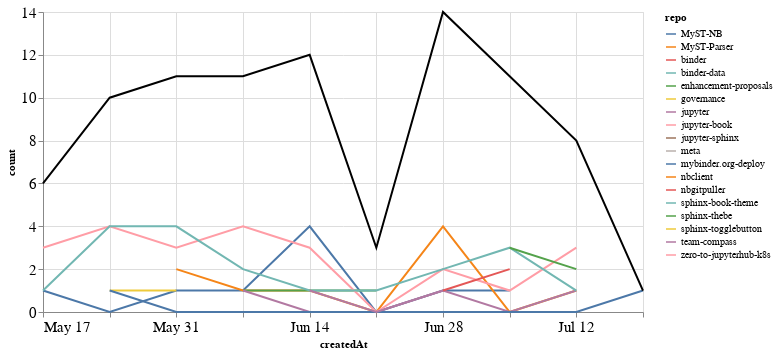

The cell this chart's notebook holds for it:
### Markdown cell above
## PRs

### Code cell
prs_time = prs.groupby('repo').resample('W', on='createdAt').count()['author'].reset_index()
prs_time = prs_time.rename(columns={'author': 'count'})
prs_time_total = prs_time.groupby('createdAt').agg({"count": "sum"}).reset_index()

ch1 = alt.Chart(prs_time, width=600).mark_line().encode(
    x='createdAt',
    y='count',
    color='repo',
    tooltip="repo"
)

ch2 = alt.Chart(prs_time_total, width=600).mark_line(color="black").encode(
    x='createdAt',
    y='count',
)

ch1 + ch2

### Figure 1 — Vega-Lite specification as saved in the notebook (floating-point values rounded to 4 significant figures)
{"config": {"axisLeft": {"labelFontSize": 15}, "axisBottom": {"labelFontSize": 15}}, "layer": [{"data": {"name": "data-07f3af2a19cccb8deb3548e4f0d6a0e7"}, "mark": "line", "encoding": {"color": {"type": "nominal", "field": "repo"}, "tooltip": {"type": "nominal", "field": "repo"}, "x": {"type": "temporal", "field": "createdAt"}, "y": {"type": "quantitative", "field": "count"}}, "width": 600}, {"data": {"name": "data-0b6a0bd8b22ff403ddab245b1a851b51"}, "mark": {"type": "line", "color": "black"}, "encoding": {"x": {"type": "temporal", "field": "createdAt"}, "y": {"type": "quantitative", "field": "count"}}, "width": 600}], "$schema": "https://vega.github.io/schema/vega-lite/v4.8.1.json", "datasets": {"data-07f3af2a19cccb8deb3548e4f0d6a0e7": [{"repo": "MyST-NB", "createdAt": "2020-05-17T00:00:00", "count": 1}, {"repo": "MyST-NB", "createdAt": "2020-05-24T00:00:00", "count": 0}, {"repo": "MyST-NB", "createdAt": "2020-05-31T00:00:00", "count": 1}, {"repo": "MyST-NB", "createdAt": "2020-06-07T00:00:00", "count": 1}, {"repo": "MyST-NB", "createdAt": "2020-06-14T00:00:00", "count": 4}, {"repo": "MyST-NB", "createdAt": "2020-06-21T00:00:00", "count": 0}, {"repo": "MyST-NB", "createdAt": "2020-06-28T00:00:00", "count": 1}, {"repo": "MyST-NB", "createdAt": "2020-07-05T00:00:00", "count": 1}, {"repo": "MyST-Parser", "createdAt": "2020-05-31T00:00:00", "count": 2}, {"repo": "MyST-Parser", "createdAt": "2020-06-07T00:00:00", "count": 1}, {"repo": "MyST-Parser", "createdAt": "2020-06-14T00:00:00", "count": 1}, {"repo": "MyST-Parser", "createdAt": "2020-06-21T00:00:00", "count": 0}, {"repo": "MyST-Parser", "createdAt": "2020-06-28T00:00:00", "count": 4}, {"repo": "MyST-Parser", "createdAt": "2020-07-05T00:00:00", "count": 0}, {"repo": "MyST-Parser", "createdAt": "2020-07-12T00:00:00", "count": 1}, {"repo": "binder", "createdAt": "2020-06-28T00:00:00", "count": 1}, {"repo": "binder-data", "createdAt": "2020-06-21T00:00:00", "count": 1}, {"repo": "enhancement-proposals", "createdAt": "2020-06-07T00:00:00", "count": 1}, {"repo": "enhancement-proposals", "createdAt": "2020-06-14T00:00:00", "count": 1}, {"repo": "enhancement-proposals", "createdAt": "2020-06-21T00:00:00", "count": 1}, {"repo": "governance", "createdAt": "2020-05-24T00:00:00", "count": 1}, {"repo": "governance", "createdAt": "2020-05-31T00:00:00", "count": 1}, {"repo": "jupyter", "createdAt": "2020-06-07T00:00:00", "count": 1}, {"repo": "jupyter", "createdAt": "2020-06-14T00:00:00", "count": 0}, {"repo": "jupyter", "createdAt": "2020-06-21T00:00:00", "count": 0}, {"repo": "jupyter", "createdAt": "2020-06-28T00:00:00", "count": 1}, {"repo": "jupyter", "createdAt": "2020-07-05T00:00:00", "count": 0}, {"repo": "jupyter", "createdAt": "2020-07-12T00:00:00", "count": 1}, {"repo": "jupyter-book", "createdAt": "2020-05-17T00:00:00", "count": 3}, {"repo": "jupyter-book", "createdAt": "2020-05-24T00:00:00", "count": 4}, {"repo": "jupyter-book", "createdAt": "2020-05-31T00:00:00", "count": 3}, {"repo": "jupyter-book", "createdAt": "2020-06-07T00:00:00", "count": 4}, {"repo": "jupyter-book", "createdAt": "2020-06-14T00:00:00", "count": 3}, {"repo": "jupyter-book", "createdAt": "2020-06-21T00:00:00", "count": 0}, {"repo": "jupyter-book", "createdAt": "2020-06-28T00:00:00", "count": 2}, {"repo": "jupyter-book", "createdAt": "2020-07-05T00:00:00", "count": 1}, {"repo": "jupyter-book", "createdAt": "2020-07-12T00:00:00", "count": 3}, {"repo": "jupyter-sphinx", "createdAt": "2020-06-28T00:00:00", "count": 1}, {"repo": "meta", "createdAt": "2020-06-07T00:00:00", "count": 1}, {"repo": "mybinder.org-deploy", "createdAt": "2020-05-24T00:00:00", "count": 1}, {"repo": "mybinder.org-deploy", "createdAt": "2020-05-31T00:00:00", "count": 0}, {"repo": "mybinder.org-deploy", "createdAt": "2020-06-07T00:00:00", "count": 0}, {"repo": "mybinder.org-deploy", "createdAt": "2020-06-14T00:00:00", "count": 0}, {"repo": "mybinder.org-deploy", "createdAt": "2020-06-21T00:00:00", "count": 0}, {"repo": "mybinder.org-deploy", "createdAt": "2020-06-28T00:00:00", "count": 0}, {"repo": "mybinder.org-deploy", "createdAt": "2020-07-05T00:00:00", "count": 0}, {"repo": "mybinder.org-deploy", "createdAt": "2020-07-12T00:00:00", "count": 0}, {"repo": "mybinder.org-deploy", "createdAt": "2020-07-19T00:00:00", "count": 1}, {"repo": "nbclient", "createdAt": "2020-05-17T00:00:00", "count": 1}, {"repo": "nbgitpuller", "createdAt": "2020-06-28T00:00:00", "count": 1}, {"repo": "nbgitpuller", "createdAt": "2020-07-05T00:00:00", "count": 2}, {"repo": "sphinx-book-theme", "createdAt": "2020-05-17T00:00:00", "count": 1}, {"repo": "sphinx-book-theme", "createdAt": "2020-05-24T00:00:00", "count": 4}, {"repo": "sphinx-book-theme", "createdAt": "2020-05-31T00:00:00", "count": 4}, {"repo": "sphinx-book-theme", "createdAt": "2020-06-07T00:00:00", "count": 2}, {"repo": "sphinx-book-theme", "createdAt": "2020-06-14T00:00:00", "count": 1}, {"repo": "sphinx-book-theme", "createdAt": "2020-06-21T00:00:00", "count": 1}, {"repo": "sphinx-book-theme", "createdAt": "2020-06-28T00:00:00", "count": 2}, {"repo": "sphinx-book-theme", "createdAt": "2020-07-05T00:00:00", "count": 3}, {"repo": "sphinx-book-theme", "createdAt": "2020-07-12T00:00:00", "count": 1}, {"repo": "sphinx-thebe", "createdAt": "2020-07-05T00:00:00", "count": 3}, {"repo": "sphinx-thebe", "createdAt": "2020-07-12T00:00:00", "count": 2}, {"repo": "sphinx-togglebutton", "createdAt": "2020-06-14T00:00:00", "count": 1}, {"repo": "team-compass", "createdAt": "2020-06-14T00:00:00", "count": 1}, {"repo": "team-compass", "createdAt": "2020-06-21T00:00:00", "count": 0}, {"repo": "team-compass", "createdAt": "2020-06-28T00:00:00", "count": 1}, {"repo": "zero-to-jupyterhub-k8s", "createdAt": "2020-07-05T00:00:00", "count": 1}], "data-0b6a0bd8b22ff403ddab245b1a851b51": [{"createdAt": "2020-05-17T00:00:00", "count": 6}, {"createdAt": "2020-05-24T00:00:00", "count": 10}, {"createdAt": "2020-05-31T00:00:00", "count": 11}, {"createdAt": "2020-06-07T00:00:00", "count": 11}, {"createdAt": "2020-06-14T00:00:00", "count": 12}, {"createdAt": "2020-06-21T00:00:00", "count": 3}, {"createdAt": "2020-06-28T00:00:00", "count": 14}, {"createdAt": "2020-07-05T00:00:00", "count": 11}, {"createdAt": "2020-07-12T00:00:00", "count": 8}, {"createdAt": "2020-07-19T00:00:00", "count": 1}]}}
